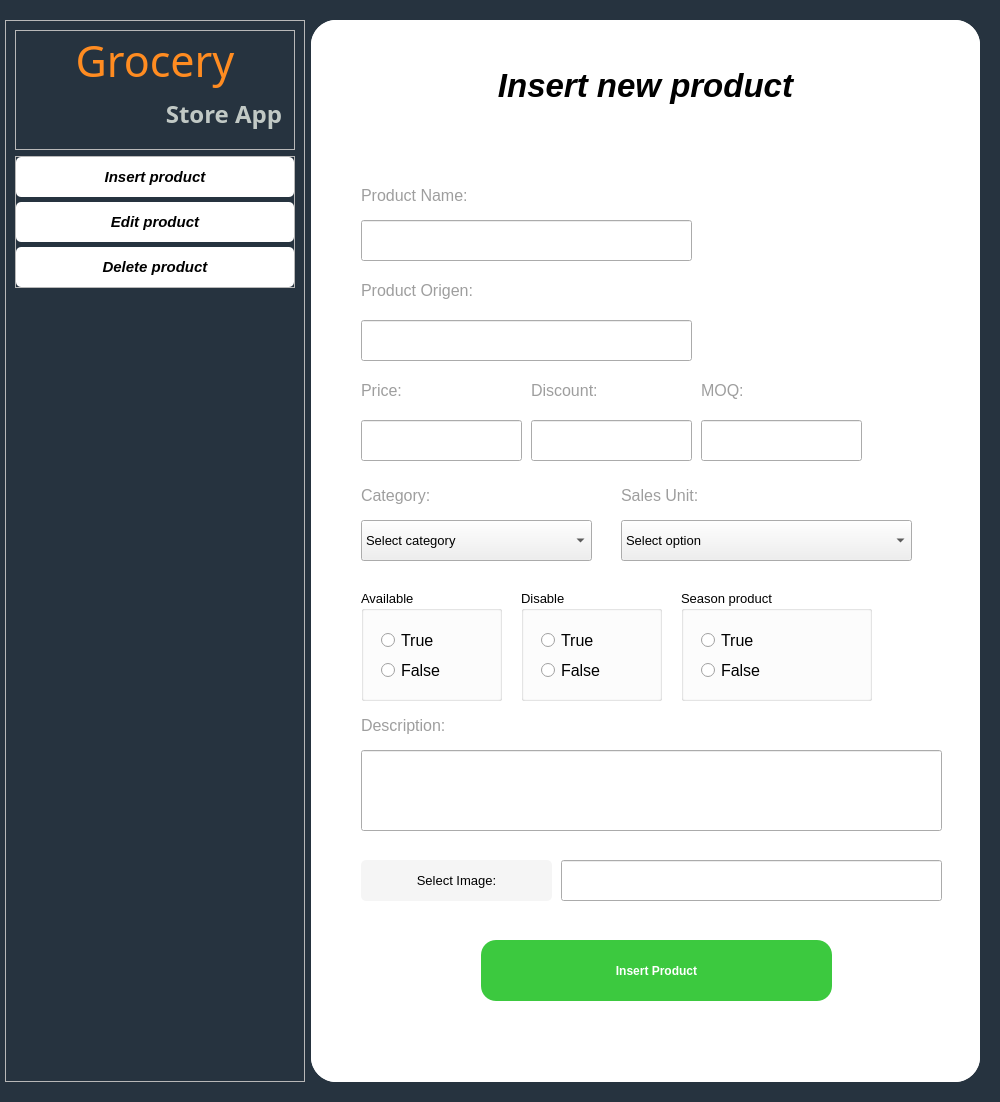
<?xml version="1.0" encoding="UTF-8"?>
<ui version="4.0">
 <class>MainWindow</class>
 <widget class="QMainWindow" name="MainWindow">
  <property name="geometry">
   <rect>
    <x>0</x>
    <y>0</y>
    <width>1000</width>
    <height>1102</height>
   </rect>
  </property>
  <property name="windowTitle">
   <string>MainWindow</string>
  </property>
  <property name="styleSheet">
   <string notr="true"/>
  </property>
  <widget class="QWidget" name="centralwidget">
   <property name="styleSheet">
    <string notr="true">QPushButton{
	padding: 5px;
	background-color: #FFF;
	border-radius: 5px;
}

#centralwidget{
	background-color: #26333f
}</string>
   </property>
   <layout class="QHBoxLayout" name="horizontalLayout">
    <property name="leftMargin">
     <number>5</number>
    </property>
    <property name="topMargin">
     <number>20</number>
    </property>
    <property name="rightMargin">
     <number>20</number>
    </property>
    <property name="bottomMargin">
     <number>20</number>
    </property>
    <item>
     <widget class="QFrame" name="menu">
      <property name="minimumSize">
       <size>
        <width>300</width>
        <height>0</height>
       </size>
      </property>
      <property name="maximumSize">
       <size>
        <width>250</width>
        <height>16777215</height>
       </size>
      </property>
      <property name="frameShape">
       <enum>QFrame::StyledPanel</enum>
      </property>
      <property name="frameShadow">
       <enum>QFrame::Raised</enum>
      </property>
      <layout class="QVBoxLayout" name="verticalLayout">
       <item>
        <widget class="QFrame" name="logo">
         <property name="maximumSize">
          <size>
           <width>16777215</width>
           <height>120</height>
          </size>
         </property>
         <property name="frameShape">
          <enum>QFrame::StyledPanel</enum>
         </property>
         <property name="frameShadow">
          <enum>QFrame::Raised</enum>
         </property>
         <layout class="QVBoxLayout" name="verticalLayout_4">
          <property name="spacing">
           <number>0</number>
          </property>
          <property name="leftMargin">
           <number>0</number>
          </property>
          <property name="topMargin">
           <number>0</number>
          </property>
          <property name="rightMargin">
           <number>0</number>
          </property>
          <property name="bottomMargin">
           <number>0</number>
          </property>
          <item>
           <widget class="QLabel" name="text_title_1">
            <property name="font">
             <font>
              <family>Garbata Trial Medium</family>
              <pointsize>32</pointsize>
              <weight>50</weight>
              <bold>false</bold>
             </font>
            </property>
            <property name="styleSheet">
             <string notr="true">QLabel {
  color: #ff8c21;
}</string>
            </property>
            <property name="text">
             <string>Grocery</string>
            </property>
            <property name="alignment">
             <set>Qt::AlignBottom|Qt::AlignHCenter</set>
            </property>
           </widget>
          </item>
          <item>
           <widget class="QLabel" name="text_title_2">
            <property name="font">
             <font>
              <family>Franklin Gothic Demi Cond</family>
              <pointsize>18</pointsize>
              <weight>75</weight>
              <bold>true</bold>
             </font>
            </property>
            <property name="styleSheet">
             <string notr="true">QLabel{
	color: #c1c9c5;
	padding-right: 5px;
}</string>
            </property>
            <property name="text">
             <string>Store App</string>
            </property>
            <property name="alignment">
             <set>Qt::AlignRight|Qt::AlignTop|Qt::AlignTrailing</set>
            </property>
           </widget>
          </item>
         </layout>
        </widget>
       </item>
       <item alignment="Qt::AlignTop">
        <widget class="QFrame" name="optionsMenu">
         <property name="styleSheet">
          <string notr="true"/>
         </property>
         <property name="frameShape">
          <enum>QFrame::StyledPanel</enum>
         </property>
         <property name="frameShadow">
          <enum>QFrame::Raised</enum>
         </property>
         <layout class="QVBoxLayout" name="verticalLayout_3">
          <property name="spacing">
           <number>5</number>
          </property>
          <property name="leftMargin">
           <number>0</number>
          </property>
          <property name="topMargin">
           <number>0</number>
          </property>
          <property name="rightMargin">
           <number>0</number>
          </property>
          <property name="bottomMargin">
           <number>0</number>
          </property>
          <item>
           <widget class="QPushButton" name="insert_btn">
            <property name="minimumSize">
             <size>
              <width>0</width>
              <height>40</height>
             </size>
            </property>
            <property name="maximumSize">
             <size>
              <width>16777215</width>
              <height>16777215</height>
             </size>
            </property>
            <property name="sizeIncrement">
             <size>
              <width>0</width>
              <height>0</height>
             </size>
            </property>
            <property name="baseSize">
             <size>
              <width>0</width>
              <height>0</height>
             </size>
            </property>
            <property name="font">
             <font>
              <pointsize>11</pointsize>
              <weight>75</weight>
              <italic>true</italic>
              <bold>true</bold>
              <underline>false</underline>
              <strikeout>false</strikeout>
              <stylestrategy>PreferDefault</stylestrategy>
             </font>
            </property>
            <property name="text">
             <string>Insert product</string>
            </property>
            <property name="iconSize">
             <size>
              <width>23</width>
              <height>28</height>
             </size>
            </property>
            <property name="checkable">
             <bool>false</bool>
            </property>
            <property name="autoRepeat">
             <bool>false</bool>
            </property>
            <property name="autoExclusive">
             <bool>false</bool>
            </property>
            <property name="autoDefault">
             <bool>false</bool>
            </property>
            <property name="default">
             <bool>false</bool>
            </property>
            <property name="flat">
             <bool>false</bool>
            </property>
           </widget>
          </item>
          <item>
           <widget class="QPushButton" name="edit_btn">
            <property name="minimumSize">
             <size>
              <width>0</width>
              <height>40</height>
             </size>
            </property>
            <property name="font">
             <font>
              <pointsize>11</pointsize>
              <weight>75</weight>
              <italic>true</italic>
              <bold>true</bold>
             </font>
            </property>
            <property name="text">
             <string>Edit product</string>
            </property>
            <property name="iconSize">
             <size>
              <width>28</width>
              <height>28</height>
             </size>
            </property>
           </widget>
          </item>
          <item>
           <widget class="QPushButton" name="delete_btn">
            <property name="minimumSize">
             <size>
              <width>0</width>
              <height>40</height>
             </size>
            </property>
            <property name="font">
             <font>
              <pointsize>11</pointsize>
              <weight>75</weight>
              <italic>true</italic>
              <bold>true</bold>
             </font>
            </property>
            <property name="text">
             <string>Delete product</string>
            </property>
            <property name="iconSize">
             <size>
              <width>28</width>
              <height>28</height>
             </size>
            </property>
           </widget>
          </item>
         </layout>
        </widget>
       </item>
      </layout>
     </widget>
    </item>
    <item>
     <widget class="QStackedWidget" name="pages_options">
      <property name="currentIndex">
       <number>0</number>
      </property>
      <widget class="QWidget" name="insert_product">
       <property name="styleSheet">
        <string notr="true">QFrame{
	background-color: #FFF;
	border-radius: 25px;
}</string>
       </property>
       <layout class="QHBoxLayout" name="horizontalLayout_2">
        <property name="spacing">
         <number>0</number>
        </property>
        <property name="leftMargin">
         <number>0</number>
        </property>
        <property name="topMargin">
         <number>0</number>
        </property>
        <property name="rightMargin">
         <number>0</number>
        </property>
        <property name="bottomMargin">
         <number>0</number>
        </property>
        <item>
         <widget class="QFrame" name="frame1">
          <property name="frameShape">
           <enum>QFrame::StyledPanel</enum>
          </property>
          <property name="frameShadow">
           <enum>QFrame::Raised</enum>
          </property>
          <layout class="QVBoxLayout" name="verticalLayout_2">
           <property name="spacing">
            <number>0</number>
           </property>
           <property name="leftMargin">
            <number>0</number>
           </property>
           <property name="topMargin">
            <number>0</number>
           </property>
           <property name="rightMargin">
            <number>0</number>
           </property>
           <property name="bottomMargin">
            <number>0</number>
           </property>
           <item>
            <widget class="QLabel" name="title_insert">
             <property name="maximumSize">
              <size>
               <width>16777215</width>
               <height>130</height>
              </size>
             </property>
             <property name="font">
              <font>
               <pointsize>25</pointsize>
               <weight>75</weight>
               <italic>true</italic>
               <bold>true</bold>
              </font>
             </property>
             <property name="text">
              <string>Insert new product</string>
             </property>
             <property name="alignment">
              <set>Qt::AlignCenter</set>
             </property>
            </widget>
           </item>
           <item>
            <widget class="QFrame" name="frame_insert_form">
             <property name="styleSheet">
              <string notr="true"/>
             </property>
             <property name="frameShape">
              <enum>QFrame::StyledPanel</enum>
             </property>
             <property name="frameShadow">
              <enum>QFrame::Raised</enum>
             </property>
             <widget class="QLabel" name="label_product_name">
              <property name="geometry">
               <rect>
                <x>50</x>
                <y>30</y>
                <width>331</width>
                <height>31</height>
               </rect>
              </property>
              <property name="font">
               <font>
                <pointsize>12</pointsize>
               </font>
              </property>
              <property name="styleSheet">
               <string notr="true">QLabel{
	color: #9E9E9E;
}</string>
              </property>
              <property name="text">
               <string>Product Name:</string>
              </property>
             </widget>
             <widget class="QLineEdit" name="editText_product_name">
              <property name="geometry">
               <rect>
                <x>50</x>
                <y>70</y>
                <width>331</width>
                <height>41</height>
               </rect>
              </property>
              <property name="font">
               <font>
                <pointsize>10</pointsize>
               </font>
              </property>
             </widget>
             <widget class="QLabel" name="label_product_origen">
              <property name="geometry">
               <rect>
                <x>50</x>
                <y>125</y>
                <width>331</width>
                <height>31</height>
               </rect>
              </property>
              <property name="font">
               <font>
                <pointsize>12</pointsize>
               </font>
              </property>
              <property name="styleSheet">
               <string notr="true">QLabel{
	color: #9E9E9E;
}</string>
              </property>
              <property name="text">
               <string>Product Origen:</string>
              </property>
             </widget>
             <widget class="QLineEdit" name="editText_product_origen">
              <property name="geometry">
               <rect>
                <x>50</x>
                <y>170</y>
                <width>331</width>
                <height>41</height>
               </rect>
              </property>
              <property name="font">
               <font>
                <pointsize>10</pointsize>
               </font>
              </property>
             </widget>
             <widget class="QLabel" name="label_price">
              <property name="geometry">
               <rect>
                <x>50</x>
                <y>225</y>
                <width>161</width>
                <height>31</height>
               </rect>
              </property>
              <property name="font">
               <font>
                <pointsize>12</pointsize>
               </font>
              </property>
              <property name="styleSheet">
               <string notr="true">QLabel{
	color: #9E9E9E;
}</string>
              </property>
              <property name="text">
               <string>Price:</string>
              </property>
             </widget>
             <widget class="QLineEdit" name="editText_price">
              <property name="geometry">
               <rect>
                <x>50</x>
                <y>270</y>
                <width>161</width>
                <height>41</height>
               </rect>
              </property>
              <property name="font">
               <font>
                <pointsize>10</pointsize>
               </font>
              </property>
             </widget>
             <widget class="QLineEdit" name="editText_discount">
              <property name="geometry">
               <rect>
                <x>220</x>
                <y>270</y>
                <width>161</width>
                <height>41</height>
               </rect>
              </property>
              <property name="font">
               <font>
                <pointsize>10</pointsize>
               </font>
              </property>
             </widget>
             <widget class="QLabel" name="label_discount">
              <property name="geometry">
               <rect>
                <x>220</x>
                <y>225</y>
                <width>161</width>
                <height>31</height>
               </rect>
              </property>
              <property name="font">
               <font>
                <pointsize>12</pointsize>
               </font>
              </property>
              <property name="styleSheet">
               <string notr="true">QLabel{
	color: #9E9E9E;
}</string>
              </property>
              <property name="text">
               <string>Discount:</string>
              </property>
             </widget>
             <widget class="QLineEdit" name="editText_moq">
              <property name="geometry">
               <rect>
                <x>390</x>
                <y>270</y>
                <width>161</width>
                <height>41</height>
               </rect>
              </property>
              <property name="font">
               <font>
                <pointsize>10</pointsize>
               </font>
              </property>
             </widget>
             <widget class="QLabel" name="label_moq">
              <property name="geometry">
               <rect>
                <x>390</x>
                <y>225</y>
                <width>161</width>
                <height>31</height>
               </rect>
              </property>
              <property name="font">
               <font>
                <pointsize>12</pointsize>
               </font>
              </property>
              <property name="styleSheet">
               <string notr="true">QLabel{
	color: #9E9E9E;
}</string>
              </property>
              <property name="text">
               <string>MOQ:</string>
              </property>
             </widget>
             <widget class="QComboBox" name="comboBox_category">
              <property name="geometry">
               <rect>
                <x>50</x>
                <y>370</y>
                <width>231</width>
                <height>41</height>
               </rect>
              </property>
              <property name="font">
               <font>
                <pointsize>10</pointsize>
               </font>
              </property>
              <item>
               <property name="text">
                <string>Select category</string>
               </property>
              </item>
              <item>
               <property name="text">
                <string>Fruit</string>
               </property>
              </item>
              <item>
               <property name="text">
                <string>Vegetables</string>
               </property>
              </item>
              <item>
               <property name="text">
                <string>Fresh Herbs</string>
               </property>
              </item>
              <item>
               <property name="text">
                <string>Dried Fruit &amp; Nuts</string>
               </property>
              </item>
              <item>
               <property name="text">
                <string>Others</string>
               </property>
              </item>
             </widget>
             <widget class="QLabel" name="label_category">
              <property name="geometry">
               <rect>
                <x>50</x>
                <y>330</y>
                <width>231</width>
                <height>31</height>
               </rect>
              </property>
              <property name="font">
               <font>
                <pointsize>12</pointsize>
               </font>
              </property>
              <property name="styleSheet">
               <string notr="true">QLabel{
	color: #9E9E9E;
}</string>
              </property>
              <property name="text">
               <string>Category:</string>
              </property>
             </widget>
             <widget class="QComboBox" name="comboBox_sales_unit">
              <property name="geometry">
               <rect>
                <x>310</x>
                <y>370</y>
                <width>291</width>
                <height>41</height>
               </rect>
              </property>
              <property name="font">
               <font>
                <pointsize>10</pointsize>
               </font>
              </property>
              <item>
               <property name="text">
                <string>Select option</string>
               </property>
              </item>
              <item>
               <property name="text">
                <string>Unit</string>
               </property>
              </item>
              <item>
               <property name="text">
                <string>kg</string>
               </property>
              </item>
              <item>
               <property name="text">
                <string>g</string>
               </property>
              </item>
              <item>
               <property name="text">
                <string>Bunsh</string>
               </property>
              </item>
             </widget>
             <widget class="QLabel" name="label_sales_unit">
              <property name="geometry">
               <rect>
                <x>310</x>
                <y>330</y>
                <width>291</width>
                <height>31</height>
               </rect>
              </property>
              <property name="font">
               <font>
                <pointsize>12</pointsize>
               </font>
              </property>
              <property name="styleSheet">
               <string notr="true">QLabel{
	color: #9E9E9E;
}</string>
              </property>
              <property name="text">
               <string>Sales Unit:</string>
              </property>
             </widget>
             <widget class="QLabel" name="label_description">
              <property name="geometry">
               <rect>
                <x>50</x>
                <y>560</y>
                <width>161</width>
                <height>31</height>
               </rect>
              </property>
              <property name="font">
               <font>
                <pointsize>12</pointsize>
               </font>
              </property>
              <property name="styleSheet">
               <string notr="true">QLabel{
	color: #9E9E9E;
}</string>
              </property>
              <property name="text">
               <string>Description:</string>
              </property>
             </widget>
             <widget class="QLineEdit" name="editText_description">
              <property name="geometry">
               <rect>
                <x>50</x>
                <y>600</y>
                <width>581</width>
                <height>81</height>
               </rect>
              </property>
              <property name="font">
               <font>
                <pointsize>10</pointsize>
               </font>
              </property>
             </widget>
             <widget class="QGroupBox" name="groupBox_available">
              <property name="geometry">
               <rect>
                <x>50</x>
                <y>440</y>
                <width>141</width>
                <height>111</height>
               </rect>
              </property>
              <property name="font">
               <font>
                <pointsize>10</pointsize>
               </font>
              </property>
              <property name="title">
               <string>Available</string>
              </property>
              <widget class="QRadioButton" name="available_option_true">
               <property name="geometry">
                <rect>
                 <x>20</x>
                 <y>40</y>
                 <width>91</width>
                 <height>21</height>
                </rect>
               </property>
               <property name="font">
                <font>
                 <pointsize>12</pointsize>
                </font>
               </property>
               <property name="text">
                <string>True</string>
               </property>
              </widget>
              <widget class="QRadioButton" name="available_option_false">
               <property name="geometry">
                <rect>
                 <x>20</x>
                 <y>70</y>
                 <width>91</width>
                 <height>21</height>
                </rect>
               </property>
               <property name="font">
                <font>
                 <pointsize>12</pointsize>
                </font>
               </property>
               <property name="text">
                <string>False</string>
               </property>
              </widget>
             </widget>
             <widget class="QGroupBox" name="groupBox_disable">
              <property name="geometry">
               <rect>
                <x>210</x>
                <y>440</y>
                <width>141</width>
                <height>111</height>
               </rect>
              </property>
              <property name="font">
               <font>
                <pointsize>10</pointsize>
               </font>
              </property>
              <property name="title">
               <string>Disable</string>
              </property>
              <widget class="QRadioButton" name="disable_option_true">
               <property name="geometry">
                <rect>
                 <x>20</x>
                 <y>40</y>
                 <width>91</width>
                 <height>21</height>
                </rect>
               </property>
               <property name="font">
                <font>
                 <pointsize>12</pointsize>
                </font>
               </property>
               <property name="text">
                <string>True</string>
               </property>
              </widget>
              <widget class="QRadioButton" name="disable_option_false">
               <property name="geometry">
                <rect>
                 <x>20</x>
                 <y>70</y>
                 <width>91</width>
                 <height>21</height>
                </rect>
               </property>
               <property name="font">
                <font>
                 <pointsize>12</pointsize>
                </font>
               </property>
               <property name="text">
                <string>False</string>
               </property>
              </widget>
             </widget>
             <widget class="QGroupBox" name="groupBox_season_product">
              <property name="geometry">
               <rect>
                <x>370</x>
                <y>440</y>
                <width>191</width>
                <height>111</height>
               </rect>
              </property>
              <property name="font">
               <font>
                <pointsize>10</pointsize>
               </font>
              </property>
              <property name="title">
               <string>Season product</string>
              </property>
              <widget class="QRadioButton" name="season_option_true">
               <property name="geometry">
                <rect>
                 <x>20</x>
                 <y>40</y>
                 <width>91</width>
                 <height>21</height>
                </rect>
               </property>
               <property name="font">
                <font>
                 <pointsize>12</pointsize>
                </font>
               </property>
               <property name="text">
                <string>True</string>
               </property>
              </widget>
              <widget class="QRadioButton" name="season_option_false">
               <property name="geometry">
                <rect>
                 <x>20</x>
                 <y>70</y>
                 <width>91</width>
                 <height>21</height>
                </rect>
               </property>
               <property name="font">
                <font>
                 <pointsize>12</pointsize>
                </font>
               </property>
               <property name="text">
                <string>False</string>
               </property>
              </widget>
             </widget>
             <widget class="QPushButton" name="button_load_image">
              <property name="geometry">
               <rect>
                <x>50</x>
                <y>710</y>
                <width>191</width>
                <height>41</height>
               </rect>
              </property>
              <property name="font">
               <font>
                <pointsize>10</pointsize>
               </font>
              </property>
              <property name="styleSheet">
               <string notr="true">QPushButton{
	background-color: #F5f5f5
}</string>
              </property>
              <property name="text">
               <string>Select Image:</string>
              </property>
             </widget>
             <widget class="QLineEdit" name="editText_image_location">
              <property name="geometry">
               <rect>
                <x>250</x>
                <y>710</y>
                <width>381</width>
                <height>41</height>
               </rect>
              </property>
              <property name="font">
               <font>
                <pointsize>10</pointsize>
               </font>
              </property>
             </widget>
             <widget class="QPushButton" name="button_create_product">
              <property name="geometry">
               <rect>
                <x>170</x>
                <y>790</y>
                <width>351</width>
                <height>61</height>
               </rect>
              </property>
              <property name="font">
               <font>
                <weight>62</weight>
                <bold>true</bold>
               </font>
              </property>
              <property name="styleSheet">
               <string notr="true">QPushButton{
	background-color: #3CC93F;
	border-radius: 15px;
	color: white;
	font-weight: 500;
}</string>
              </property>
              <property name="text">
               <string>Insert Product</string>
              </property>
             </widget>
            </widget>
           </item>
          </layout>
         </widget>
        </item>
       </layout>
      </widget>
      <widget class="QWidget" name="edit_product">
       <property name="styleSheet">
        <string notr="true">QFrame{
	background-color: #FFF;
	border-radius: 25px;
}</string>
       </property>
       <layout class="QVBoxLayout" name="verticalLayout_5">
        <property name="spacing">
         <number>0</number>
        </property>
        <property name="leftMargin">
         <number>0</number>
        </property>
        <property name="topMargin">
         <number>0</number>
        </property>
        <property name="rightMargin">
         <number>0</number>
        </property>
        <property name="bottomMargin">
         <number>0</number>
        </property>
        <item>
         <widget class="QFrame" name="frame2">
          <property name="styleSheet">
           <string notr="true"/>
          </property>
          <property name="frameShape">
           <enum>QFrame::StyledPanel</enum>
          </property>
          <property name="frameShadow">
           <enum>QFrame::Raised</enum>
          </property>
          <layout class="QVBoxLayout" name="verticalLayout_6">
           <property name="spacing">
            <number>0</number>
           </property>
           <property name="leftMargin">
            <number>0</number>
           </property>
           <property name="topMargin">
            <number>0</number>
           </property>
           <property name="rightMargin">
            <number>0</number>
           </property>
           <property name="bottomMargin">
            <number>0</number>
           </property>
           <item>
            <widget class="QLabel" name="title_edit">
             <property name="maximumSize">
              <size>
               <width>16777215</width>
               <height>130</height>
              </size>
             </property>
             <property name="font">
              <font>
               <pointsize>25</pointsize>
               <weight>75</weight>
               <italic>true</italic>
               <bold>true</bold>
              </font>
             </property>
             <property name="text">
              <string>Edit product</string>
             </property>
             <property name="alignment">
              <set>Qt::AlignCenter</set>
             </property>
            </widget>
           </item>
           <item>
            <widget class="QFrame" name="frame_edit_form">
             <property name="frameShape">
              <enum>QFrame::StyledPanel</enum>
             </property>
             <property name="frameShadow">
              <enum>QFrame::Raised</enum>
             </property>
            </widget>
           </item>
          </layout>
         </widget>
        </item>
       </layout>
      </widget>
      <widget class="QWidget" name="delete_product">
       <property name="styleSheet">
        <string notr="true">QFrame{
	background-color: #FFF;
	border-radius: 25px;
}</string>
       </property>
       <layout class="QVBoxLayout" name="verticalLayout_7">
        <property name="spacing">
         <number>0</number>
        </property>
        <property name="leftMargin">
         <number>0</number>
        </property>
        <property name="topMargin">
         <number>0</number>
        </property>
        <property name="rightMargin">
         <number>0</number>
        </property>
        <property name="bottomMargin">
         <number>0</number>
        </property>
        <item>
         <widget class="QFrame" name="frame">
          <property name="frameShape">
           <enum>QFrame::StyledPanel</enum>
          </property>
          <property name="frameShadow">
           <enum>QFrame::Raised</enum>
          </property>
          <layout class="QVBoxLayout" name="verticalLayout_8">
           <property name="spacing">
            <number>0</number>
           </property>
           <property name="leftMargin">
            <number>0</number>
           </property>
           <property name="topMargin">
            <number>0</number>
           </property>
           <property name="rightMargin">
            <number>0</number>
           </property>
           <property name="bottomMargin">
            <number>0</number>
           </property>
           <item>
            <widget class="QLabel" name="title_delete">
             <property name="maximumSize">
              <size>
               <width>16777215</width>
               <height>130</height>
              </size>
             </property>
             <property name="font">
              <font>
               <pointsize>25</pointsize>
               <weight>75</weight>
               <italic>true</italic>
               <bold>true</bold>
              </font>
             </property>
             <property name="text">
              <string>Delete product</string>
             </property>
             <property name="alignment">
              <set>Qt::AlignCenter</set>
             </property>
            </widget>
           </item>
           <item>
            <widget class="QFrame" name="frame_delete_form">
             <property name="frameShape">
              <enum>QFrame::StyledPanel</enum>
             </property>
             <property name="frameShadow">
              <enum>QFrame::Raised</enum>
             </property>
            </widget>
           </item>
          </layout>
         </widget>
        </item>
       </layout>
      </widget>
     </widget>
    </item>
   </layout>
  </widget>
 </widget>
 <tabstops>
  <tabstop>insert_btn</tabstop>
  <tabstop>delete_btn</tabstop>
  <tabstop>edit_btn</tabstop>
 </tabstops>
 <resources/>
 <connections/>
</ui>
